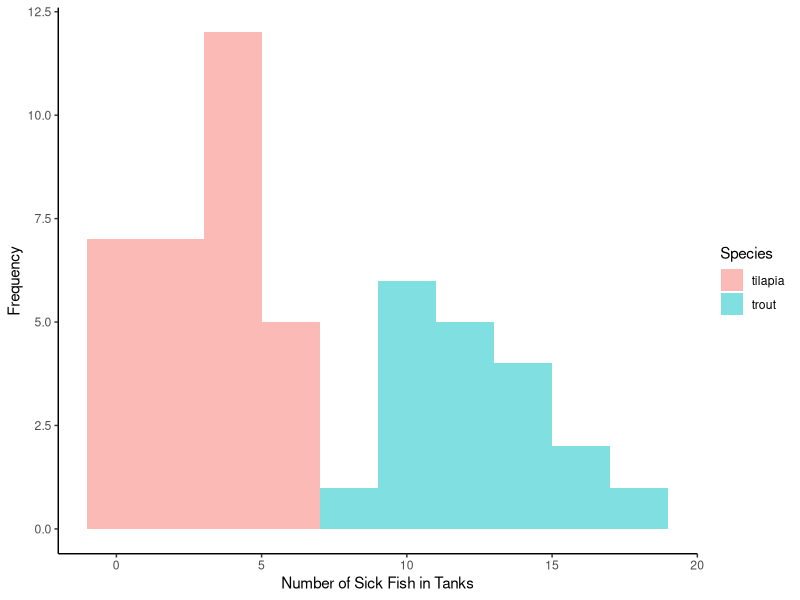
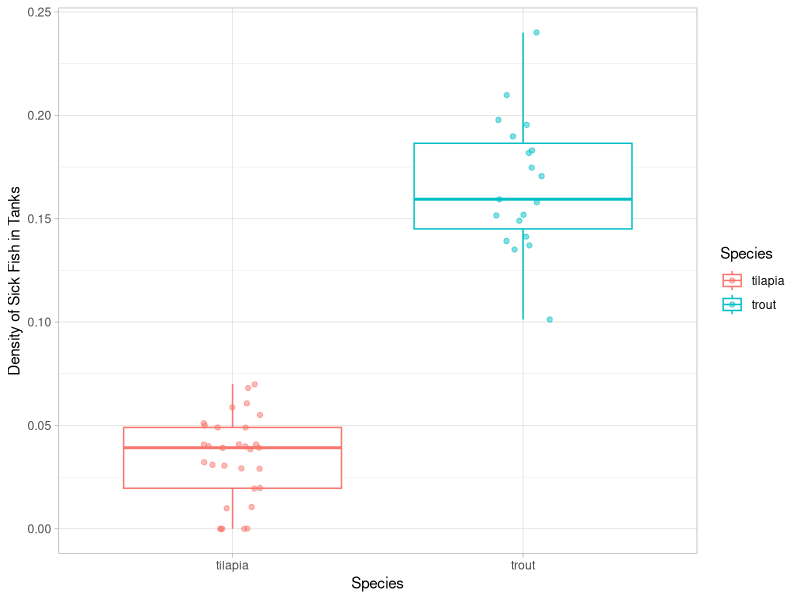
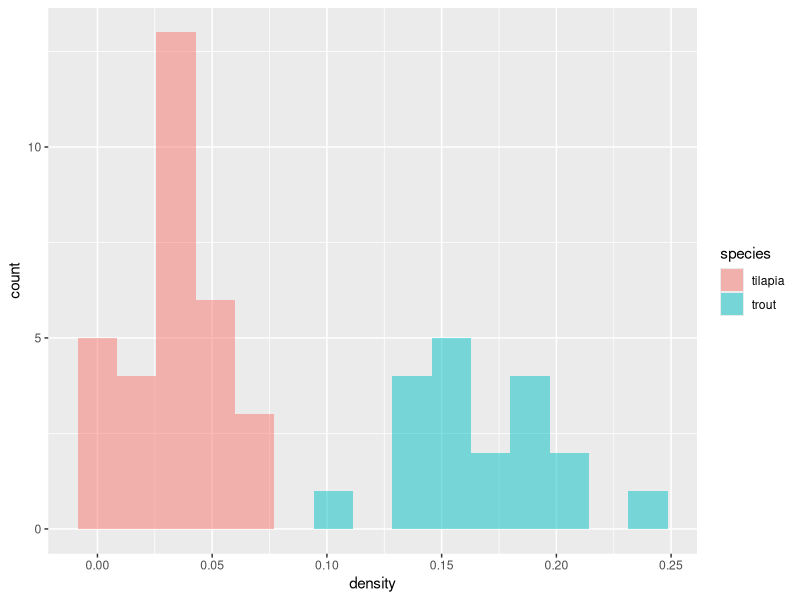
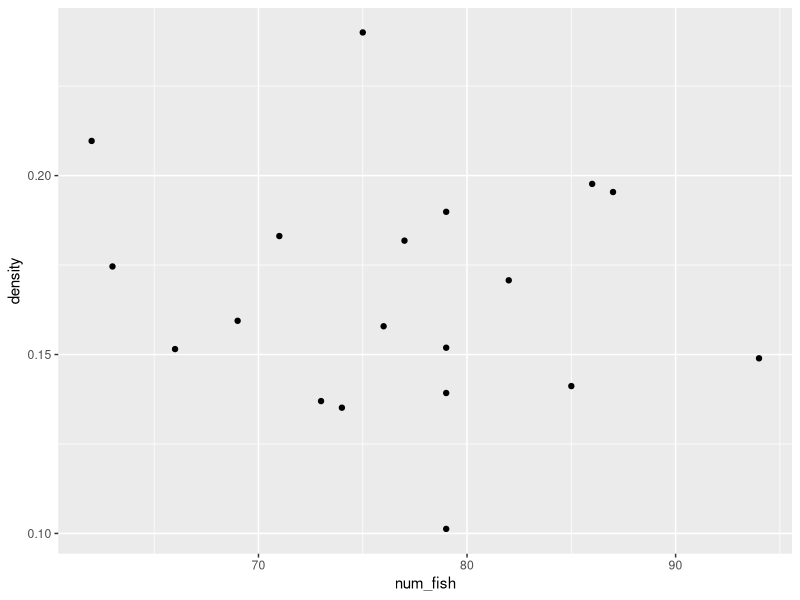
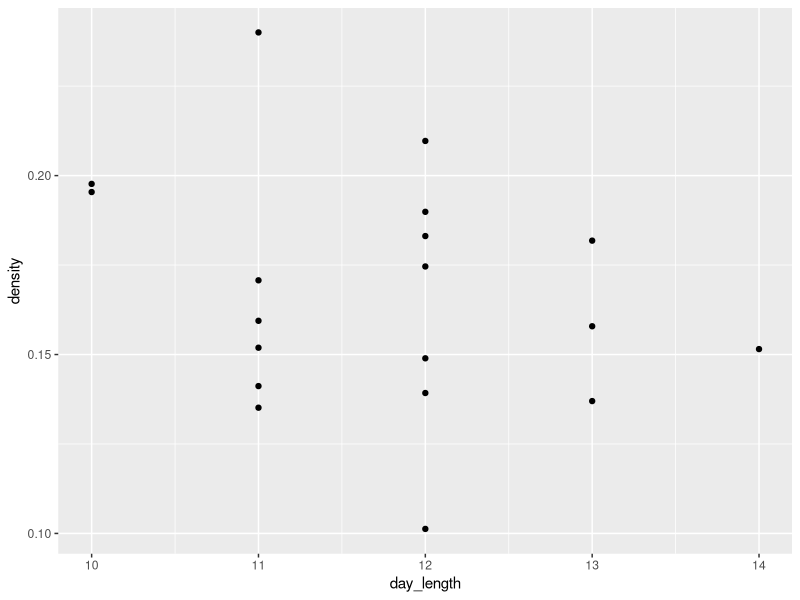
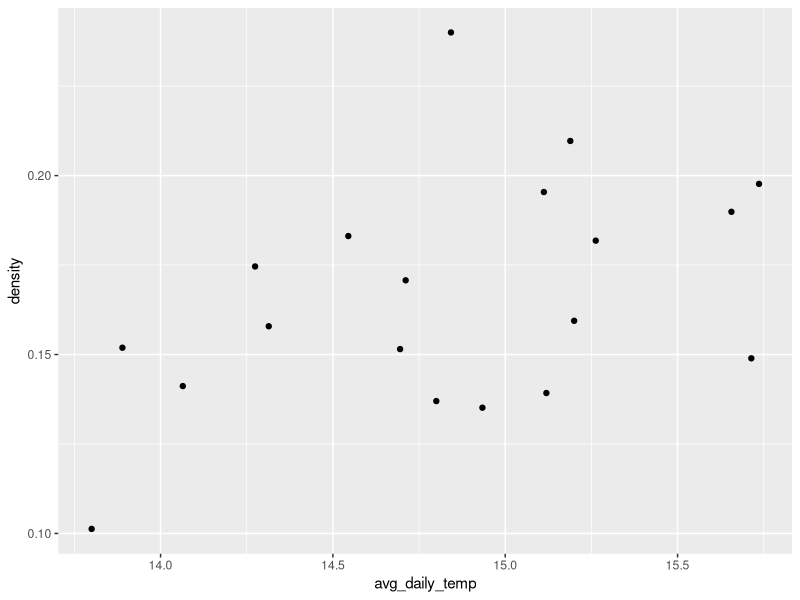

Source code (R) for these figures, in order:
## ---- chunk 1
knitr::opts_chunk$set(echo = TRUE)
## ---- chunk 2
library(tidyverse)
## ---- chunk 3
sick_fish <- read_csv("../data/fish_sick_data.csv") 
## ---- chunk 4
head(sick_fish)
## ---- chunk 5
ggplot(sick_fish, aes(num_sick, fill = species)) +
  geom_histogram(alpha = 0.5, position = "identity", bins = 10) +
  labs(x = "Number of Sick Fish in Tanks",
       y = "Frequency",
       fill = "Species") +
  theme_classic()
## ---- chunk 6
# take into account the number of fish in the tank: density of sick fish
sick_fish <- sick_fish %>% 
  mutate(density = num_sick/num_fish) 
## ---- chunk 7
sick_fish %>% 
  group_by(species) %>% 
  summarize(mean_sick_fish = mean(density),
            sd_sick_fish = sd(density))

ggplot(sick_fish, aes(species, density, color = species)) +
  geom_boxplot() + 
  geom_jitter(alpha = 0.5, width = 0.1) +
  labs(x = "Species",
       y = "Density of Sick Fish in Tanks",
       color = "Species") +
  theme_light()

# histogram
ggplot(sick_fish, aes(density, fill = species)) +
  geom_histogram(alpha = 0.5, bins = 15)

## ---- chunk 8
sick_trout <- sick_fish %>% 
  filter(species == "trout")
## ---- chunk 9
ggplot(sick_trout, aes(x = num_fish, y = density)) +
  #geom_smooth(method = 'lm', se = FALSE) +
  geom_point() 

ggplot(sick_trout, aes(day_length, density)) +
  #geom_smooth(method = 'lm', se = FALSE) +
  geom_point() 

ggplot(sick_trout, aes(x = avg_daily_temp, y = density)) +
  #geom_smooth(method = 'lm', se = FALSE) +
  geom_point()
